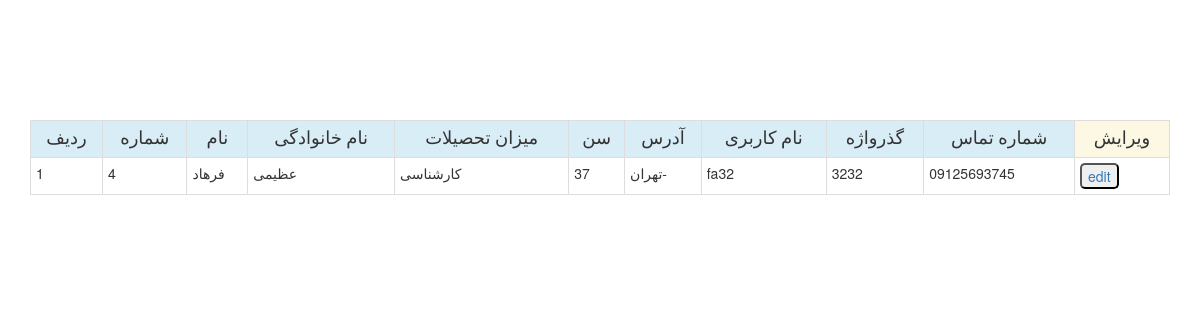
/teachers/self-pro.php?id=4 (signed in), run on the app's committed database.
### tables this page shows
CREATE TABLE `teachers` (
  `id` int(11) NOT NULL,
  `name` varchar(10) NOT NULL,
  `family` varchar(10) NOT NULL,
  `age` varchar(2) NOT NULL,
  `degree` varchar(100) NOT NULL,
  `tell` varchar(11) NOT NULL,
  `address` varchar(50) NOT NULL,
  `username` varchar(50) NOT NULL,
  `password` varchar(50) NOT NULL
);

### teachers/self-pro.php (the view, shortened to what this page needs)
<!doctype html>
<html>
<head>
</head>
<body>
<div class="container">
<br>
<center>
<br>
<br>
<br>
<br>
</center>
<br>
<table class="table table-striped table-bordered table-hover table-condensed">
<tr class="info" id="table">
<td>ردیف</td>
<td>شماره</td>
<td>نام </td>
<td>نام خانوادگی</td>
<td>میزان تحصیلات</td>
<td>سن</td>
<td>آدرس</td>
<td>نام کاربری</td>
<td>گذرواژه</td>
<td>شماره تماس</td>
<td class="warning">ویرایش</td>
</tr>
<?php
 include "../funcs/connect.php";
 $sql2="SELECT * FROM `teachers` WHERE id=?";
$result=$connect->prepare($sql2);
$result->bindValue(1,$_GET["id"]);
$result->execute();
$radif=1;
 foreach($result as $rows)
 {
	 echo "<tr>";
	 echo "<td>$radif</td>";
	$id=$rows["id"];
	echo "<td>$id</td>";
	$aaname=$rows["name"];
	echo "<td>$aaname</td>";
	$family=$rows["family"];
	echo "<td>$family</td>";
	$degree=$rows["degree"];
	echo "<td>$degree</td>";
	$age=$rows["age"];
	echo "<td>$age</td>";
	$address=$rows["address"];
	echo "<td>$address</td>";
	$username=$rows["username"];
	echo "<td>$username</td>";
	$password=$rows["password"];
	echo "<td>$password</td>";
	$tell=$rows["tell"];
	echo "<td>$tell</td>";
	echo "<td><a href=update-teacher.php?id=".$rows["id"]." target=frame><input id=button type=submit value=edit name=btnedit></</a></td>";
	 echo "</tr></table>";
 	 }
 echo "<br>";
?>
</div>
</body>
<link rel="stylesheet" href="../bootstrap/css/bootstrap.min.css">
<link rel="stylesheet" href="../bootstrap/css/bootstrap-theme.min.css">
</html>

### teachers/self-pro.php (style rules this page uses)
a { text-decoration:none; }
#button { border-radius:5px; }
#table { font-family:"B Homa"; font-size:large; align-content:center; text-align:center; }

### data on the page
teachers: id "4", name "فرهاد", family "عظیمی", degree "کارشناسی", age "37", address "تهران-", username "fa32", password "3232", tell "09125693745"
